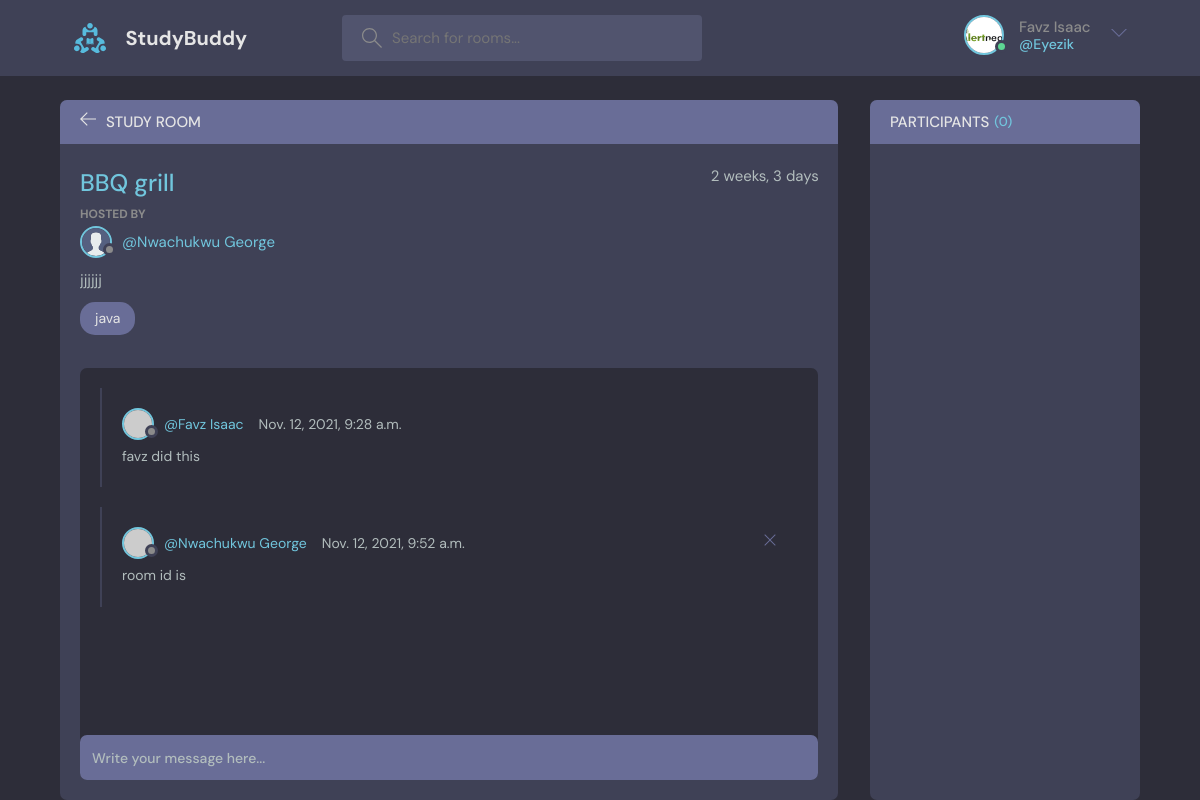
The page /room/2 (signed in) on the database its author committed.
### base/models.py (models this page shows, shortened)
class User(AbstractUser):
    fullname = models.CharField(max_length=200, null=True, blank=True)
    email = models.EmailField(unique=True)
    username = models.CharField(max_length=200, unique=True, null=True, blank=True)
    bio = models.TextField(max_length=200, null=True, blank=True)
    avatar = models.ImageField(null=True, default='avatar.svg')
    USERNAME_FIELD = 'email'
    REQUIRED_FIELDS = []
    def __str__(self):
        return str(self.fullname)

class Room(models.Model):
    name = models.CharField(max_length=200, null=True, blank=True)
    host = models.ForeignKey(User, on_delete=models.SET_NULL, null=True, blank=True)
    topic = models.ForeignKey(Topic, on_delete=models.SET_NULL, null=True, blank=True)
    description = models.TextField(null=True, blank=True)
    participants = models.ManyToManyField(User, related_name='participants', blank=True)
    updated = models.DateTimeField(auto_now=True)
    created = models.DateTimeField(auto_now_add=True)
    class Meta:
        ordering = ['-updated']

class Topic(models.Model):
    name = models.CharField(max_length=200, null=True, blank=True)
    class Meta:
        ordering = ['-name']
    def __str__(self):
        return self.name

class Message(models.Model):
    user = models.ForeignKey(User, on_delete=models.CASCADE, null=True)
    room = models.ForeignKey(Room, on_delete=models.CASCADE, null=True)
    body = models.TextField(null=True, blank=True)
    updated = models.DateTimeField(auto_now=True)
    created = models.DateTimeField(auto_now_add=True)

### base/views.py (the view)
# urls.py: path('room/<int:pk>', get_room, name="get_room")
@login_required(login_url='base:login')
def room(request, pk):
    room = get_object_or_404(Room, pk=pk)
    room_messages = room.message_set.all()
    participants = room.participants.all()
    if request.method == 'POST' and 'message' in request.POST:
        message = request.POST['message']
        message_obj = Message(user=request.user, room=room, body=message)
        message_obj.save()
        room.participants.add(request.user)
    return render(request, 'base/room.html', {
        'room':room,
        'room_messages':room_messages,
        'participants':participants,
    })

### base/templates/base/room.html (shortened to what this page needs)
{% extends 'main.html' %}
{% load static %}
{% block content %}
    <main class="profile-page layout layout--2">
      <div class="container">
        <div class="room">
          <div class="room__top">
            <div class="room__topLeft">
              <a href="{% url 'base:home' %}">
                <svg version="1.1" xmlns="http://www.w3.org/2000/svg" width="32" height="32" viewBox="0 0 32 32">
                  <title>arrow-left</title>
                  <path
                    d="M13.723 2.286l-13.723 13.714 13.719 13.714 1.616-1.611-10.96-10.96h27.625v-2.286h-27.625l10.965-10.965-1.616-1.607z"
                  ></path>
                </svg>
              </a>
              <h3>Study Room</h3>
            </div>
          </div>
          <div class="room__box scroll">
            <div class="room__header scroll">
              <div class="room__info">
                <h3>{{ room.name }}</h3>
                <span>{{ room.updated | timesince }}</span>
              </div>
              <div class="room__hosted">
                <p>Hosted By</p>
                <a href="#" class="room__author">
                  <div class="avatar avatar--small">
                    <img src="{{room.host.avatar.url}}" />
                  </div>
                  <span>@{{ room.host }}</span>
                </a>
              </div>
              <div class="room__details">
                {{ room.description }}
              </div>
              <span class="room__topics">{{ room.topic }}</span>
            </div>
            <div class="room__conversation">
              <div class="threads scroll">
{% for message in room_messages %}
                <div class="thread">
                  <div class="thread__top">
                    <div class="thread__author">
                      <a href="" class="thread__authorInfo">
                        <div class="avatar avatar--small">
                          <img src="https://randomuser.me/api/portraits/men/37.jpg" />
                        </div>
                        <span>@{{ message.user}}</span>
                      </a>
                      <span class="thread__date">{{ message.created }}</span>
                    </div>
        {% if room.host == message.user %}
                    <a href="{% url 'base:delete_message' message.id %}">
                      <div class="thread__delete">
                        <svg version="1.1" xmlns="http://www.w3.org/2000/svg" width="32" height="32" viewBox="0 0 32 32">
                          <title>remove</title>
                          <path
                            d="M27.314 6.019l-1.333-1.333-9.98 9.981-9.981-9.981-1.333 1.333 9.981 9.981-9.981 9.98 1.333 1.333 9.981-9.98 9.98 9.98 1.333-1.333-9.98-9.98 9.98-9.981z"
                          ></path>
                        </svg>
                      </div>
                    </a>
        {% endif %}
                  </div>
                  <div class="thread__details">
                    {{ message.body }}
                  </div>
                </div>
                {% endfor %}
              </div>
            </div>
          </div>
          <div class="room__message">
            <form action="" method="post">
                <input name="message" placeholder="Write your message here..." />
            </form>
          </div>
        </div>
        <div class="participants">
          <h3 class="participants__top">Participants <span>({{ participants.count }})</span></h3>
          <div class="participants__list scroll">
          </div>
        </div>
      </div>
    </main>
{% endblock content %}

### templates/navbar.html (shortened to what this page needs)
{% load static %}
<header class="header header--loggedIn">
    <div class="container">
      <a href="{% url 'base:home' %}" class="header__logo">
        <img src="{% static 'images/logo.svg' %}" />
        <h1>StudyBuddy</h1>
      </a>
      <form class="header__search" method="get" action="{% url 'base:home' %}">
        <label>
          <input placeholder="Search for rooms..." name="q" />
        </label>
      </form>
      <nav class="header__menu">
        <div class="header__user">
          {% if request.user.id %}
          <a href="{% url 'base:profile' request.user.id %}">
            <div class="avatar avatar--medium active">
              <img src="{{ user.avatar.url }}" alt="user" />
            </div>
            <p> {{ request.user }} <span>@{{ request.user.username }}</span></p>
          </a>
          {% endif %}
          <button class="dropdown-button">
            <svg version="1.1" xmlns="http://www.w3.org/2000/svg" width="32" height="32" viewBox="0 0 32 32">
              <title>chevron-down</title>
              <path d="M16 21l-13-13h-3l16 16 16-16h-3l-13 13z"></path>
            </svg>
          </button>
        </div>
      </nav>
    </div>
  </header>

### rows shown on the page
User: avatar (picture), user "Favz Isaac", user.username "Eyezik"
Room: name "BBQ grill", updated "2 weeks, 3 days", host.avatar (placeholder picture), host "Nwachukwu George", description "jjjjjj", topic "java"
Message: user "Favz Isaac", created "Nov. 12, 2021, 9:28 a.m.", body "favz did this"
Message: user "Nwachukwu George", created "Nov. 12, 2021, 9:52 a.m.", body "room id is"

### other values the page prints
{{ participants.count }} "0"
